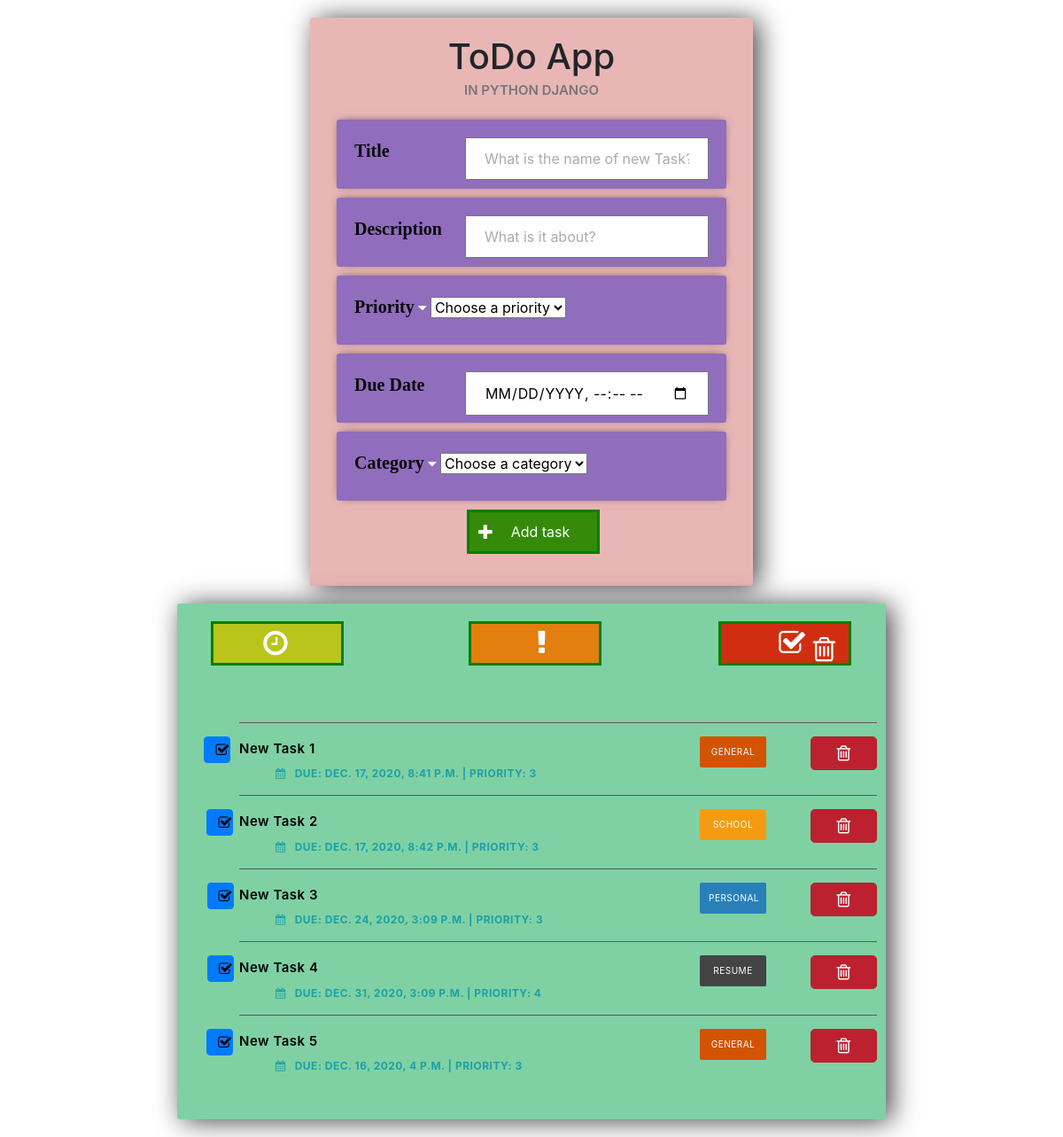
The app's page /, older data.
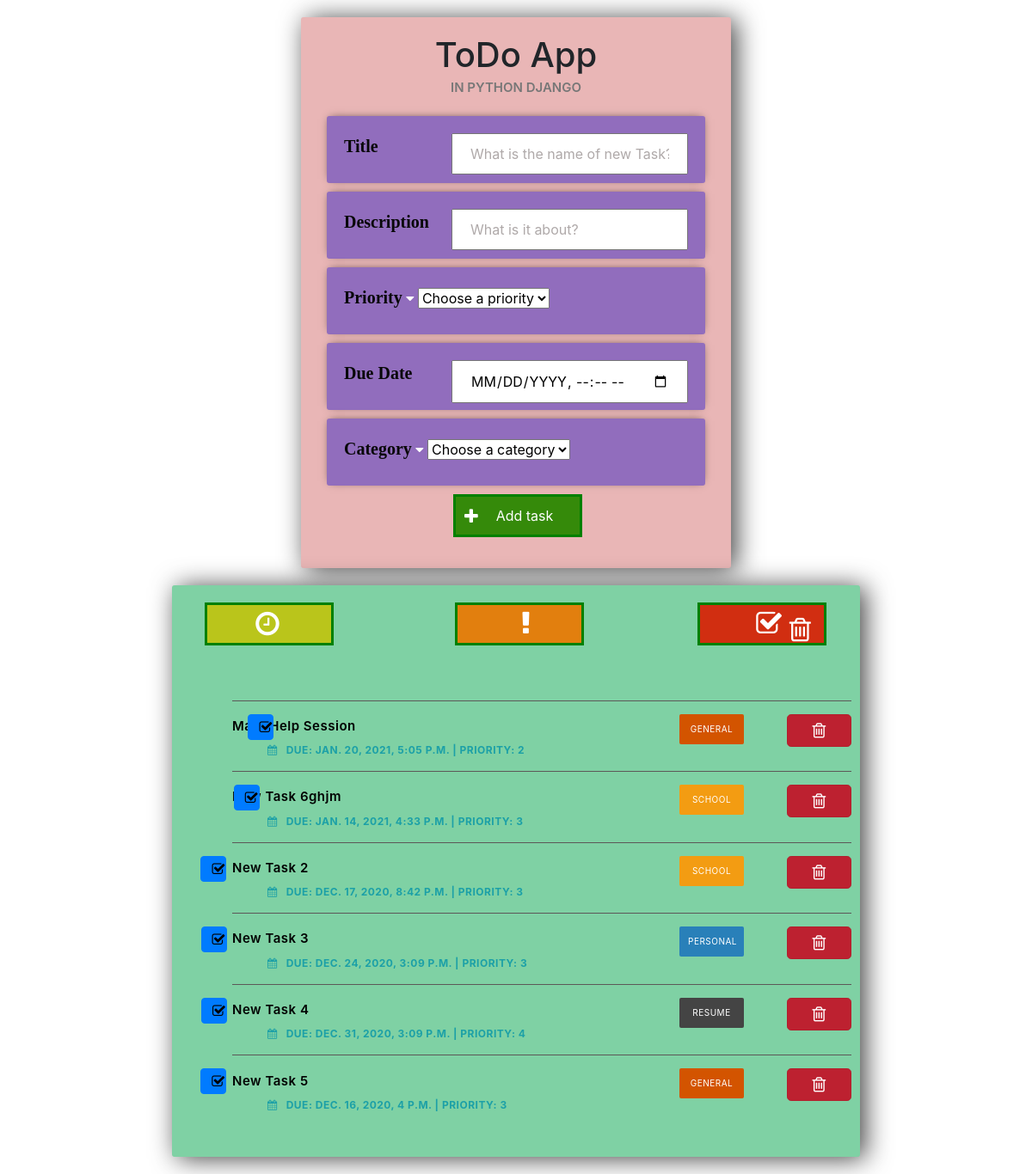
The same page, newer data.
### ToDoList/models.py (models this page shows, shortened)
class Task(models.Model):
    title=models.CharField(max_length=350)
    completed=models.BooleanField(default=False)
    content = models.TextField(blank=True)
    created = models.DateTimeField(default=timezone.now())
    priority = (models.IntegerField(default= 1))
    due_date = models.DateTimeField(null=False, blank=False)
    category = models.ForeignKey(Category, default="general", on_delete= models.CASCADE) # a foreignkey

class Category(models.Model): # The Category table name that inherits models.Model
    name = models.CharField(max_length=100, primary_key=True) #Like a varchar
    class Meta:
        verbose_name = ("Category")
        verbose_name_plural = ("Categories")
    def __str__(self):
        return self.name   #name to be shown when called

### ToDoList/views.py (the view, shortened to what this page needs)
# urls.py: path('',views.index,name="index"),
def index(request):
    tasks = Task.objects.all().order_by("completed", "-created")
    categories = Category.objects.all() #getting all categories with object manager
    return render(request, "index.html", {"tasks": tasks, "categories":categories, 'n' : range(1, 6, 1)})

### templates/index.html (shortened to what this page needs)
<!doctype html>
<html lang="en">
<head>
    <link rel="stylesheet" href="https://stackpath.bootstrapcdn.com/bootstrap/4.3.1/css/bootstrap.min.css"
>
    <link rel="stylesheet" type="text/css"
        href="https://maxcdn.bootstrapcdn.com/font-awesome/4.7.0/css/font-awesome.min.css">
    <link rel="stylesheet" href="https://maxcdn.bootstrapcdn.com/bootstrap/4.0.0-beta/css/bootstrap.min.css"
>
    {% load static %}
    <link rel="stylesheet" href="{% static 'style.css'%}">
</head>
<body>
    <div class="center-column">
        <h1>ToDo App</h1>
        <p class="tagline">in Python Django</p>
        <form action="/" method="post">
            <div class="item-row">
                <label for="title">Title</label>
                <input type="text" id="title" class="taskTitle" placeholder="What is the name of new Task?" name="title"
                    required>
            </div>
            <div class="item-row">
                <label for="title">Description</label>
                <input type="text" id="content" class="taskContent" placeholder="What is it about?" name="content"
                    required>
            </div>
            <div class="item-row">
                <label for="category">Priority</label>
                <i class="fa fa-caret-down selectArrow"></i>
                <select id="priority" class="priority" name="priority" required>
                    <option class="disabled" value="">Choose a priority</option>
                </select>
            </div>
            <div class="item-row">
                <label for="due_date">Due Date</label>
                <input type="datetime-local" min="2020-12-12T00:00" id="due_date" class="task_due_date" name="due_date">
            </div>
            <div class="item-row">
                <label for="category">Category</label>
                <i class="fa fa-caret-down selectArrow"></i>
                <select id="category" name="category" class="category" required>
                    <option class="disabled" value="">Choose a category</option>
                </select>
            </div>
            <button class="taskAdd" name="taskAdd" type="submit"><i class="fa fa-plus icon fa-2x"></i>Add task</button>
        </form>
    </div>
    <div class="todo-list">
        <div>
            <div>
                <form action="sort_task" method="POST">
                    <button class="sort_due_date" name="due_date" type="submit"><i
                            class="fa fa-clock-o fa-2x"></i></button>
                    <button class="sort_priority" name="priority" type="submit"><i
                            class="fa fa-exclamation fa-2x"></i></button>
                    <button class="delete_completed" name="delete_completed" type="submit"><i
                            class="fa fa-check-square-o fa-2x"></i> <i class="fa fa-trash-o icon fa-2x"></i></button>
                </form>
            </div>
            <br>
            <br>
            <ol class="taskList">
                {% for task in tasks %}
                <li class="taskItem">
                    {% if task.completed == True %}
                    <strike style='color:black'>
                        <span></span><a style='color:red' href="{% url 'update_task' task.id %}">{{task.title}}</a>
                    </strike>
                    {% else %}
                    <label for="{{ task.id }}"><span><a
                                href="{% url 'update_task' task.id %}">{{task.title}}</a></span></label>
                    {% endif %}
                    <a href="{% url 'complete_task' task.id %}" class="btn btn-primary complete " role="button"
                        aria-pressed="true"> <i class="fa fa-check-square-o"></i></a>
                    <a href="{% url 'delete_task' task.id %}" class="btn btn-danger btn-lg active " role="button"
                        aria-pressed="true"> <i class="fa fa-trash-o icon"></i></a>
                    <span class="category-{{ task.category }}">{{ task.category }}</span>
                    <strong class="taskDate"><i class="fa fa-calendar"></i>Due: {{ task.due_date }} | Priority:
                        {{task.priority}}</strong>
                </li>
                {% endfor %}
            </ol>
        </div>
    </div>
</body>
</html>

### templates/index.html (style rules this page uses)
body { background-color: #638CB8; }
input::placeholder { color: #afa9a9; }
.center-column { width: 500px; margin: 20px auto; padding: 20px; background-color: rgb(233, 182, 182); border-radius: 3px; box-shadow: 6px 2px 30px 0px rgba(0, 0, 0, 0.75); }
.todo-list { width: 800px; margin: 20px auto; padding: 20px; background-color: rgb(127, 209, 164); border-radius: 3px; box-shadow: 6px 2px 30px 0px rgba(0, 0, 0, 0.75); }
.item-row { background-color: #916dbd; margin: 10px; padding: 20px; border-radius: 3px; color: #fff; font-size: 16px; box-shadow: 0px -1px 10px -4px rgba(0, 0, 0, 0.75); }
.taskItem { border-top: 1px solid #5c5858; padding: 15px 0; left: 30px; color: rgb(17, 19, 18); font-weight: 600; font-size: 15px; letter-spacing: 0.5px; position: relative; }
.taskList { list-style: none; padding: 0 20px; }
.icon { font-size: 20px; }
.taskAdd { background: rgb(53, 138, 10); padding-left: 31px; justify-content: center; align-items: center; border: 3px solid green; height: 50px; width: 150px; margin-top: -20px; margin: -0px -50px; top: 40%; left: 45%; }
.taskAdd .icon { position: absolute; top: 30%; left: 10px; font-size: 20px; }
.sort_due_date { background: rgb(186, 197, 27); padding-left: 10px; justify-content: center; align-items: center; border: 3px solid green; height: 50px; width: 150px; margin-top: -20px; margin: -0px -50px; top: 40%; right: 0%; left: 9%; }
.sort_priority { background: rgb(226, 127, 14); padding-left: 31px; justify-content: center; align-items: center; border: 3px solid green; height: 50px; width: 150px; margin-top: -20px; margin: -0px -50px; top: 40%; left: 40%; }
.delete_completed { background: rgb(209, 46, 17); padding-left: 31px; justify-content: center; align-items: center; border: 3px solid green; height: 50px; width: 150px; margin-top: -20px; margin: -0px -50px; top: 40%; left: 70%; }
.delete_completed .icon { position: absolute; align-items: center; top: 30%; right: 15px; justify-content: center; }
.btn-danger { font-size: 10px; vertical-align: middle; color: rgb(189, 45, 45); padding: 5px; width: 75px; text-align: center; border-radius: 2px; float: right; font-weight: normal; left: 500px; vertical-align: middle; -webkit-transition: all 0.3s; transition: all 0.3s; }
.btn-primary { font-size: 10px; vertical-align: middle; position: relative; color: rgb(189, 45, 45); padding: 5px; width: 30px; text-align: center; border-radius: 2px; right: 18%; font-weight: normal; vertical-align: middle; -webkit-transition: all 0.3s; transition: all 0.3s; }
button { font-family: 'Open Sans', sans-serif; background: transparent; border-radius: 2px; border: none; outline: none; height: 50px; font-size: 14px; color: #fff; cursor: pointer; text-transform: uppercase; position: relative; -webkit-transition: all 0.3s; transition: all 0.3s; padding-left: 30px; padding-right: 15px; }
.taskList .taskDate { color: #1ca0a7; font-size: 12px; font-weight: bold; text-transform: uppercase; display: block; margin-left: 41px; }
.fa-calendar { margin-right: 10px; font-size: 16px; }
[class*='category-'] { display: inline-block; font-size: 10px; background: #444; vertical-align: middle; color: #fff; padding: 10px; width: 75px; text-align: center; border-radius: 2px; float: right; font-weight: normal; text-transform: uppercase; margin-right: 50px; }
.category-Personal { background: #2980b9; }
.category-School { background: #f39c12; }
.category-General { background: #d35400; }
h1 { font-family: 'Rokkitt', sans-serif; color: black; text-align: center; font-weight: 400; font-size: 50px; margin: 0; }
.tagline { margin-top: -10px; text-align: center; padding: 5px 20px; font-size: 15px; font-weight: 600; text-transform: uppercase; color: #777; }
.center-column label { font-family: 'Times New Roman', Times, serif; font-size: 20px; font-weight: 600; color: rgb(8, 8, 8); }
.center-column input { width: 275px; padding: 10px 20px; margin-bottom: 10px; box-sizing: border-box; float: right; }
.taskList a { color: black }
.task_due_date { text-transform: uppercase; }

Row changes from the older to the newer data that the page shows:
removed Task: title "New Task 1", category "GENERAL", due_date "DEC. 17, 2020, 8:41 P.M.", priority "3"
added Task: title "Math Help Session", category "GENERAL", due_date "JAN. 20, 2021, 5:05 P.M.", priority "2"
added Task: title "New Task 6ghjm", category "SCHOOL", due_date "JAN. 14, 2021, 4:33 P.M.", priority "3"
